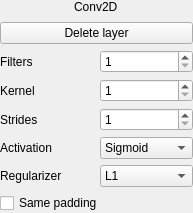
<?xml version="1.0" encoding="UTF-8"?>
<ui version="4.0">
 <class>Conv2DLayer</class>
 <widget class="QWidget" name="Conv2DLayer">
  <property name="geometry">
   <rect>
    <x>0</x>
    <y>0</y>
    <width>193</width>
    <height>213</height>
   </rect>
  </property>
  <property name="windowTitle">
   <string>Form</string>
  </property>
  <layout class="QGridLayout" name="gridLayout">
   <property name="leftMargin">
    <number>0</number>
   </property>
   <property name="topMargin">
    <number>0</number>
   </property>
   <property name="rightMargin">
    <number>0</number>
   </property>
   <property name="bottomMargin">
    <number>0</number>
   </property>
   <item row="4" column="0">
    <widget class="QLabel" name="lbl_strides">
     <property name="text">
      <string>Strides</string>
     </property>
    </widget>
   </item>
   <item row="3" column="0">
    <widget class="QLabel" name="lbl_kernel">
     <property name="text">
      <string>Kernel</string>
     </property>
    </widget>
   </item>
   <item row="3" column="1">
    <widget class="QSpinBox" name="spin_kernel">
     <property name="minimum">
      <number>1</number>
     </property>
     <property name="maximum">
      <number>100</number>
     </property>
    </widget>
   </item>
   <item row="2" column="0">
    <widget class="QLabel" name="lbl_filters">
     <property name="text">
      <string>Filters</string>
     </property>
    </widget>
   </item>
   <item row="2" column="1">
    <widget class="QSpinBox" name="spin_filters">
     <property name="minimum">
      <number>1</number>
     </property>
     <property name="maximum">
      <number>10000</number>
     </property>
    </widget>
   </item>
   <item row="4" column="1">
    <widget class="QSpinBox" name="spin_strides">
     <property name="minimum">
      <number>1</number>
     </property>
     <property name="maximum">
      <number>100</number>
     </property>
    </widget>
   </item>
   <item row="5" column="1">
    <widget class="QComboBox" name="combo_activation">
     <item>
      <property name="text">
       <string>Sigmoid</string>
      </property>
     </item>
     <item>
      <property name="text">
       <string>Tanh</string>
      </property>
     </item>
     <item>
      <property name="text">
       <string>Relu</string>
      </property>
     </item>
    </widget>
   </item>
   <item row="5" column="0">
    <widget class="QLabel" name="lbl_activation">
     <property name="text">
      <string>Activation</string>
     </property>
    </widget>
   </item>
   <item row="6" column="0">
    <widget class="QLabel" name="lbl_regularizer">
     <property name="enabled">
      <bool>true</bool>
     </property>
     <property name="text">
      <string>Regularizer </string>
     </property>
    </widget>
   </item>
   <item row="6" column="1">
    <widget class="QComboBox" name="combo_regularizer">
     <property name="enabled">
      <bool>true</bool>
     </property>
     <item>
      <property name="text">
       <string>L1</string>
      </property>
     </item>
     <item>
      <property name="text">
       <string>L2</string>
      </property>
     </item>
     <item>
      <property name="text">
       <string>None</string>
      </property>
     </item>
    </widget>
   </item>
   <item row="0" column="0" colspan="2" alignment="Qt::AlignHCenter|Qt::AlignTop">
    <widget class="QLabel" name="lbl_name">
     <property name="text">
      <string>Conv2D</string>
     </property>
    </widget>
   </item>
   <item row="1" column="0" colspan="2">
    <widget class="QPushButton" name="btn_delete">
     <property name="text">
      <string>Delete layer</string>
     </property>
    </widget>
   </item>
   <item row="7" column="0" colspan="2">
    <widget class="QCheckBox" name="cbx_same_padding">
     <property name="text">
      <string>Same padding</string>
     </property>
    </widget>
   </item>
  </layout>
 </widget>
 <resources/>
 <connections>
  <connection>
   <sender>btn_delete</sender>
   <signal>clicked()</signal>
   <receiver>Conv2DLayer</receiver>
   <slot>delete_layer()</slot>
   <hints>
    <hint type="sourcelabel">
     <x>71</x>
     <y>39</y>
    </hint>
    <hint type="destinationlabel">
     <x>71</x>
     <y>94</y>
    </hint>
   </hints>
  </connection>
 </connections>
 <slots>
  <slot>delete_layer()</slot>
 </slots>
</ui>
